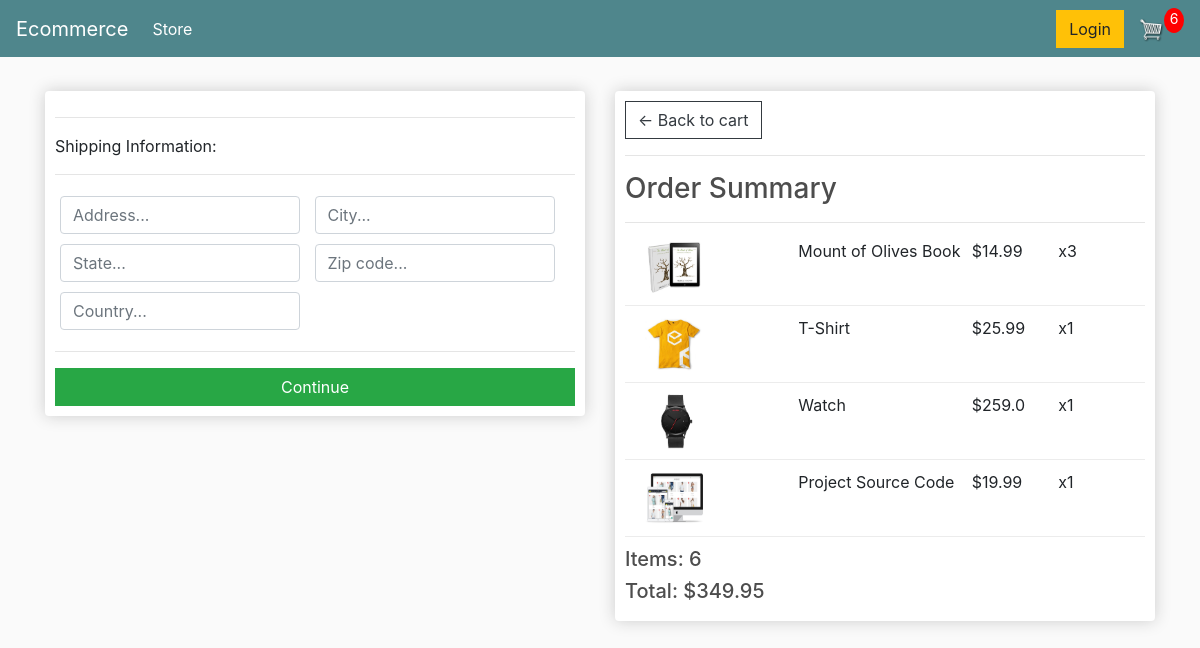
The app's page /store/checkout/ (signed in), older data.
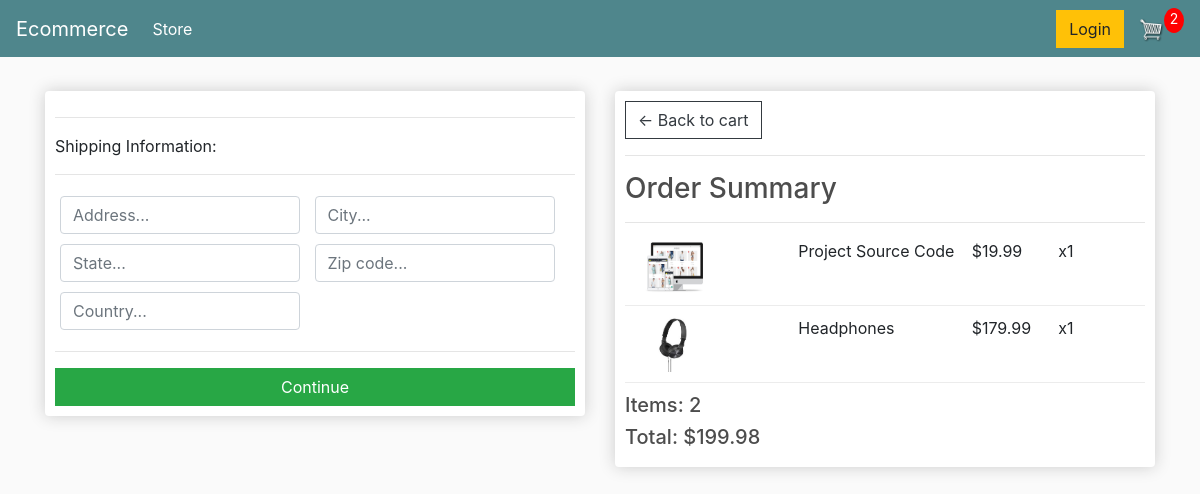
The same page, newer data.
### store/models.py (models this page shows, shortened)
class OrderItem(models.Model):
    product = models.ForeignKey(Product, null=True, blank=True, on_delete=models.SET_NULL)
    order = models.ForeignKey(Order, null=True, blank=True, on_delete=models.SET_NULL)
    quantity = models.IntegerField(default=0, null=True, blank=True)
    added_date = models.DateTimeField(auto_now_add=True)
    @property
    def get_total(self):
        total = self.product.price * self.quantity
        return total

class Product(models.Model):
    name = models.CharField(max_length=50)
    price = models.FloatField()
    digital = models.BooleanField(default=False, null=True, blank=True)
    image = models.ImageField(null= True, blank= True)
    @property
    def image_url(self):
        try:
            url = self.image.url
        except:
            url = ""
        return url

class Order(models.Model):
    customer = models.ForeignKey(Customer, null=True, blank=True, on_delete=models.SET_NULL)
    order_date = models.DateTimeField(auto_now_add=True)
    complete = models.BooleanField(default=False)
    transation_id = models.CharField(max_length=50, null=True)
    @property
    def shipping(self):
        shipping = False
        orderitems = self.orderitem_set.all()
        for item in orderitems:
            if item.product.digital == False:
                shipping = True
        return shipping
    @property
    def get_cart_total(self):
        orderitems = self.orderitem_set.all()
        total = sum([item.get_total for item in orderitems ])
        return total
    @property
    def get_cart_items(self):
        orderitems = self.orderitem_set.all()
        total = sum([item.quantity for item in orderitems ])
        return total

### store/views.py (the view)
# urls.py: path('checkout/', checkout, name='checkout'),
def checkout(request):
    if request.user.is_authenticated:
        customer = request.user.customer
        order, created = Order.objects.get_or_create(customer= customer, complete= False )
        items = order.orderitem_set.all()
        cartItems = order.get_cart_items
    else:
        items = []
        order= {"get_cart_total": 0, 'get_cart_items': 0, 'shipping': False}
        cartItems = order['get_cart_items']
    context = {
        'items': items,
        'order': order,
        'cartItems': cartItems
    }
    return render(request, 'store/checkout.html', context)

### store/templates/store/checkout.html (shortened to what this page needs)
{% extends 'store/main.html' %}
{% load static %}
{% block content %}
    <div class="row">
        <div class="col-lg-6">
            <div class="box-element" id="form-wrapper">
                <form action="" id="form">
                    <div id="shipping-info">
                        <hr>
                        <p>Shipping Information:</p>
                        <hr>
                        <div class="form-field">
                            <input type="text" required class="form-control" name="address" placeholder="Address...">
                        </div>
                        <div class="form-field">
                            <input type="text" required class="form-control" name="city" placeholder="City...">
                        </div>
                        <div class="form-field">
                            <input type="text" required class="form-control" name="state" placeholder="State...">
                        </div>
                        <div class="form-field">
                            <input type="text" required class="form-control" name="zipcode" placeholder="Zip code...">
                        </div>
                        <div class="form-field">
                            <input type="text" required class="form-control" name="country" placeholder="Country...">
                        </div>
                    </div>
                    <hr>
                    <input type="submit" value="Continue" id="form-button" class="btn btn-success btn-block">
                </form>
            </div>
            <br>
        </div>
        <div class="col-lg-6">
            <div class="box-element">
                <a href="{% url 'store:cart' %}" class="btn btn-outline-dark">&#x2190; Back to cart</a>
                <hr>
                <h3>Order Summary</h3>
                <hr>
                {% for item in items %}
                <div class="cart-row">
                    <div style="flex:2;"><img src="{{ item.product.image_url }}" class="row-image"></div>
                    <div style="flex:2;"><p>{{ item.product.name }}</p></div>
                    <div style="flex:1;"><p>${{ item.product.price }}</p></div>
                    <div style="flex:1;"><p>x{{ item.quantity }}</p></div>
                </div>
                {% endfor %}
                <h5>Items: {{ order.get_cart_items}}</h5>
                <h5>Total: ${{ order.get_cart_total|floatformat:2}}</h5>
            </div>
        </div>
    </div>
{% endblock content %}

Row changes from the older to the newer data that the page shows:
removed OrderItem: product.image_url (picture), product.name "Mount of Olives Book", product.price "14.99", quantity "3"
removed OrderItem: product.image_url (picture), product.name "T-Shirt", product.price "25.99", quantity "1"
removed OrderItem: product.image_url (picture), product.name "Watch", product.price "259.0", quantity "1"
added OrderItem: product.image_url (picture), product.name "Headphones", product.price "179.99", quantity "1"
computed for Order: get_cart_items "6" → "2"; get_cart_total "349.95" → "199.98"
Text that changed along with them:
{{ cartItems }}: "6" → "2"
